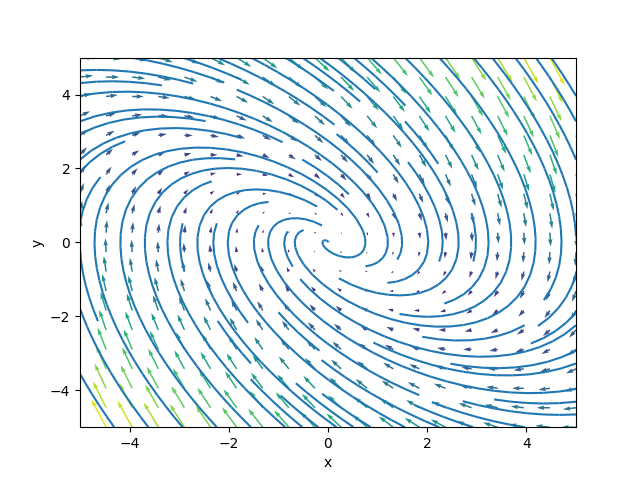

Python code for this plot:
import numpy as np
import matplotlib.pyplot as plt

class VectorField:
    def __init__(self, f_x, f_y):
        # both of these are functions of two variables
        self.f_x = f_x
        self.f_y = f_y

    def generate_series(self, x0, x1, y0=-5, y1=5, samples=20):
        if not y0:
            y0 = x0
            y1 = x1
        x_data = np.linspace(x0, x1, samples)
        y_data = np.linspace(y0, y1, samples)
        x_grid, y_grid = np.meshgrid(x_data, y_data)
        self.x_grid = x_grid
        self.y_grid = y_grid

    def generate_vectors(self):
        u_grid = self.f_x(self.x_grid, self.y_grid)
        v_grid = self.f_y(self.x_grid, self.y_grid)
        self.u_grid = u_grid
        self.v_grid = v_grid

    def plot(self, cmap=plt.cm.jet):
        plt.xlabel("x")
        plt.ylabel("y")
        # compute magnitude
        M = np.hypot(self.u_grid, self.v_grid) + 15
        plt.streamplot(self.x_grid, self.y_grid, self.u_grid, self.v_grid, arrowsize=0)
        plt.quiver(self.x_grid, self.y_grid, self.u_grid, self.v_grid, M, cmap=cmap)
        plt.show()

if __name__ == "__main__":
    vf = VectorField(lambda x, y: y, lambda x, y: -x - y)
    vf.generate_series(-5, 5)
    vf.generate_vectors()
    vf.plot(cmap=plt.cm.viridis)
